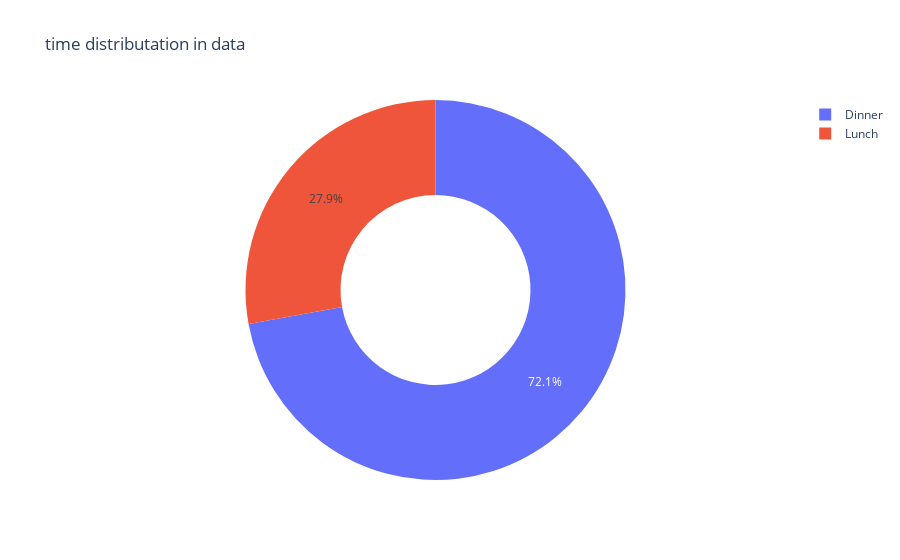

Notebook source saved alongside this figure:
### Code cell
get_pie_chart(tips, 'time')

### Figure 1 — Plotly figure (JSON) as saved in the notebook; plotly's stock layout.template omitted (floating-point values rounded to 4 significant figures)
{"data": [{"domain": {"x": [0, 1], "y": [0, 1]}, "hole": 0.5, "hovertemplate": "index=%{label}<br>value=%{value}<extra></extra>", "labels": ["Dinner", "Lunch"], "legendgroup": "", "name": "", "showlegend": true, "type": "pie", "values": [176, 68]}], "layout": {"legend": {"tracegroupgap": 0}, "title": {"text": "time distributation in data"}}}
